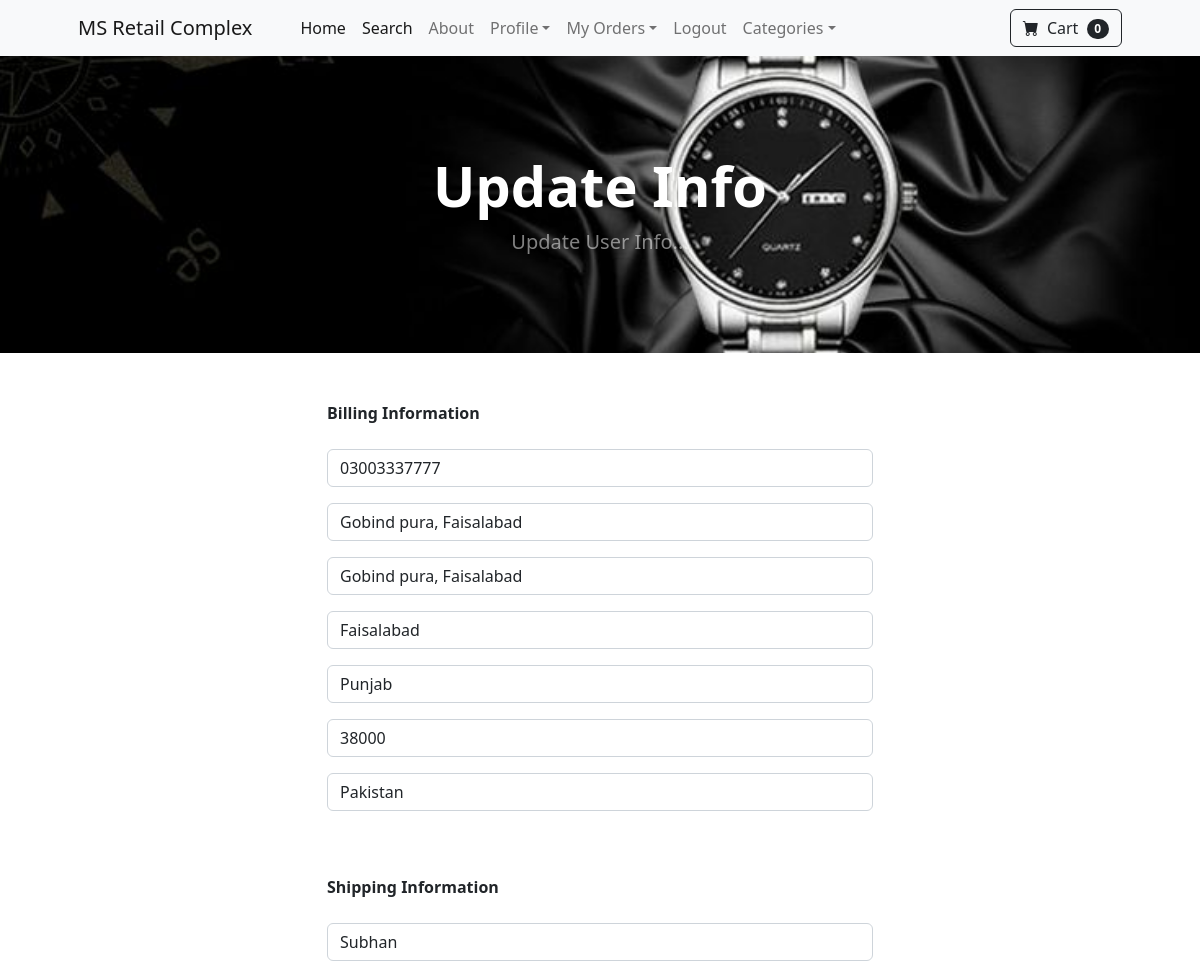
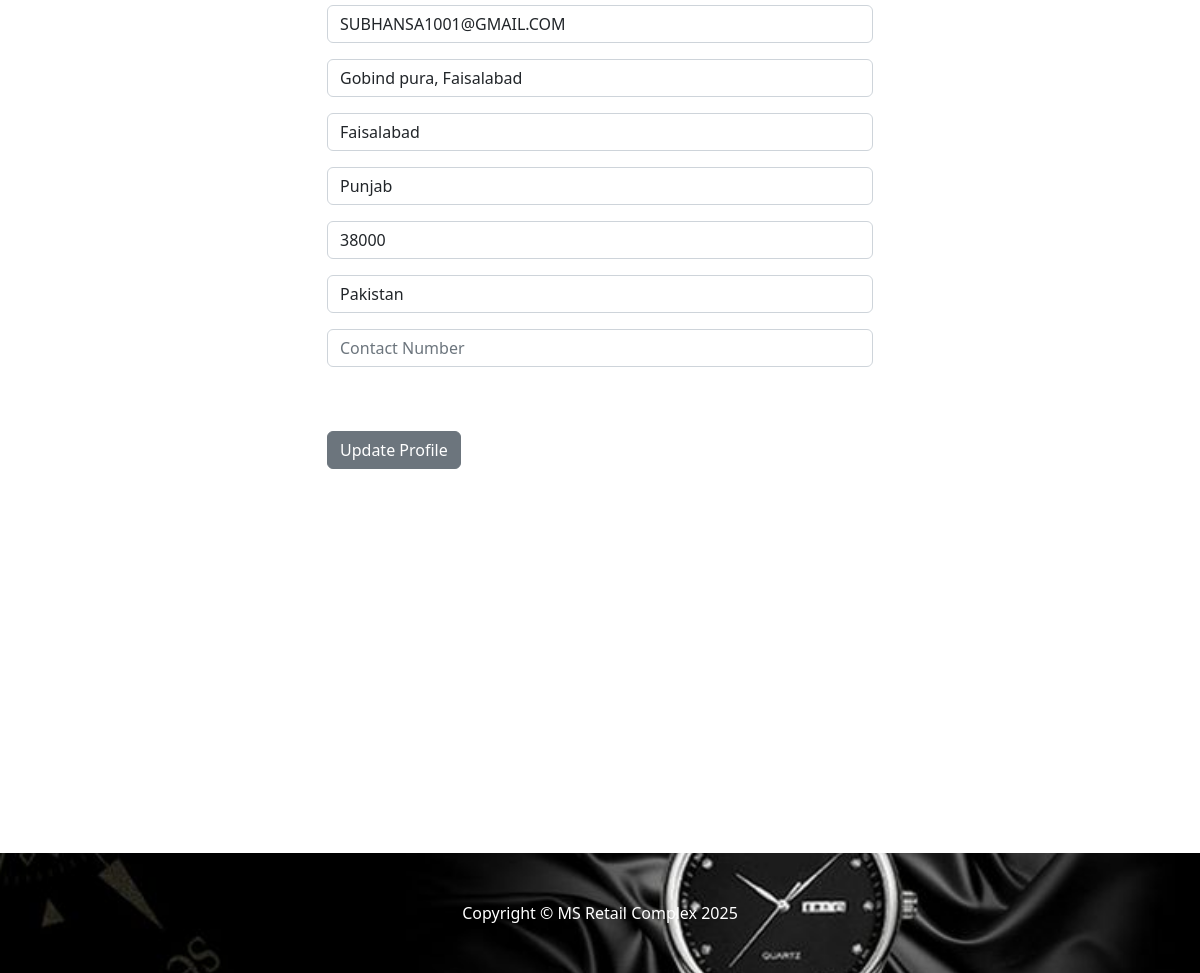
The app's page /update_info/ (signed in) with its own data (2 pictures, top to bottom).
### store/models.py (models this page shows, shortened)
class Profile(models.Model):
	user = models.OneToOneField(User, on_delete=models.CASCADE)
	date_modified = models.DateTimeField(User, auto_now=True)
	phone = models.CharField(max_length=20, blank=True)
	address1 = models.CharField(max_length=200, blank=True)
	address2 = models.CharField(max_length=200, blank=True)
	city = models.CharField(max_length=200, blank=True)
	state = models.CharField(max_length=200, blank=True)
	zipcode = models.CharField(max_length=200, blank=True)
	country = models.CharField(max_length=200, blank=True)
	old_cart = models.CharField(max_length=200, blank=True, null=True)

### payment/models.py (models this page shows, shortened)
class ShippingAddress(models.Model):
	user = models.ForeignKey(User, on_delete=models.CASCADE, null=True, blank=True)
	shipping_full_name = models.CharField(max_length=255)
	shipping_email = models.CharField(max_length=255)
	shipping_address1 = models.CharField(max_length=255)
	shipping_address2 = models.CharField(max_length=255, null=True, blank=True)
	shipping_city = models.CharField(max_length=255)
	shipping_state = models.CharField(max_length=255, null=True, blank=True)
	shipping_zipcode = models.CharField(max_length=255, null=True, blank=True)
	shipping_country = models.CharField(max_length=255)
	class Meta:
		verbose_name_plural = "Shipping Address"

### store/views.py (the view)
# urls.py: path('update_info/', views.update_info, name='update_info'),
def update_info(request):
	if request.user.is_authenticated:
		current_user = Profile.objects.get(user__id=request.user.id)
		shipping_user = ShippingAddress.objects.get(user__id=request.user.id)
		form = UserInfoForm(request.POST or None, instance=current_user)
		shipping_form = ShippingForm(request.POST or None, instance=shipping_user)
		if form.is_valid() or shipping_form.is_valid():
			form.save()
			shipping_form.save()
			messages.success(request, "Your Info Has Been Updated!!")
			return redirect('home')
		return render(request, "update_info.html", {'form':form, 'shipping_form':shipping_form})
	else:
		messages.success(request, "You Must Be Logged In To Access That Page!!")
		return redirect('home')

### store/forms.py
class UserInfoForm(forms.ModelForm):
	phone = forms.CharField(label="", widget=forms.TextInput(attrs={'class':'form-control', 'placeholder':'Phone Number'}), required=False)
	address1 = forms.CharField(label="", widget=forms.TextInput(attrs={'class':'form-control', 'placeholder':'Address'}), required=False)
	address2 = forms.CharField(label="", widget=forms.TextInput(attrs={'class':'form-control', 'placeholder':'Address 2'}), required=False)
	city = forms.CharField(label="", widget=forms.TextInput(attrs={'class':'form-control', 'placeholder':'City'}), required=False)
	state = forms.CharField(label="", widget=forms.TextInput(attrs={'class':'form-control', 'placeholder':'State'}), required=False)
	zipcode = forms.CharField(label="", widget=forms.TextInput(attrs={'class':'form-control', 'placeholder':'Zipcode'}), required=False)
	country = forms.CharField(label="", widget=forms.TextInput(attrs={'class':'form-control', 'placeholder':'Country'}), required=False)
	class Meta:
		model = Profile
		fields = ('phone', 'address1', 'address2', 'city', 'state', 'zipcode', 'country', )

### cart/cart.py (called while the page is built)
	def __len__(self):
		return len(self.cart)

### cart/context_processors.py (called while the page is built)
def cart(request):
	return {'cart': Cart(request)}

### store/templates/update_info.html (shortened to what this page needs)
{% extends 'base.html' %}
{% block content %}
        <header class="bg-dark py-5">
            <div class="container px-4 px-lg-5 my-5">
                <div class="text-center text-white">
                    <h1 class="display-4 fw-bolder">Update Info</h1>
                    <p class="lead fw-normal text-white-50 mb-0">Update User Info...</p>
                </div>
            </div>
        </header>
        <div class="container">
        	<div class="row">
        			<div class="col-md-6 offset-md-3">
        				<br/><br/>
                    <strong>Billing Information</strong>
                    <br/><br/>
<form method="POST" action="{% url 'update_info' %}">
    {{ form.as_p }}
    <br/><br/>
    <strong>Shipping Information</strong>
    <br/><br/>
    {{ shipping_form.as_p }}
    <br/><br/>
    <button type="submit" class="btn btn-secondary">
      Update Profile
    </button>
</form>
<br/><br/>
<br/><br/>
<br/><br/>
<br/><br/>
<br/><br/>
<br/><br/>
<br/><br/>
<br/><br/>
        			</div>
        	</div>
        </div>
{% endblock %}

### records on screen
Profile: phone "03003337777", address1 "Gobind pura, Faisalabad", address2 "Gobind pura, Faisalabad", city "Faisalabad", state "Punjab", zipcode "38000", country "Pakistan"
ShippingAddress: shipping_full_name "Subhan", shipping_email "SUBHANSA1001@GMAIL.COM", shipping_address1 "Gobind pura, Faisalabad", shipping_city "Faisalabad", shipping_state "Punjab", shipping_zipcode "38000", shipping_country "Pakistan"

### other values on screen
{{ cart|length }} "0"
